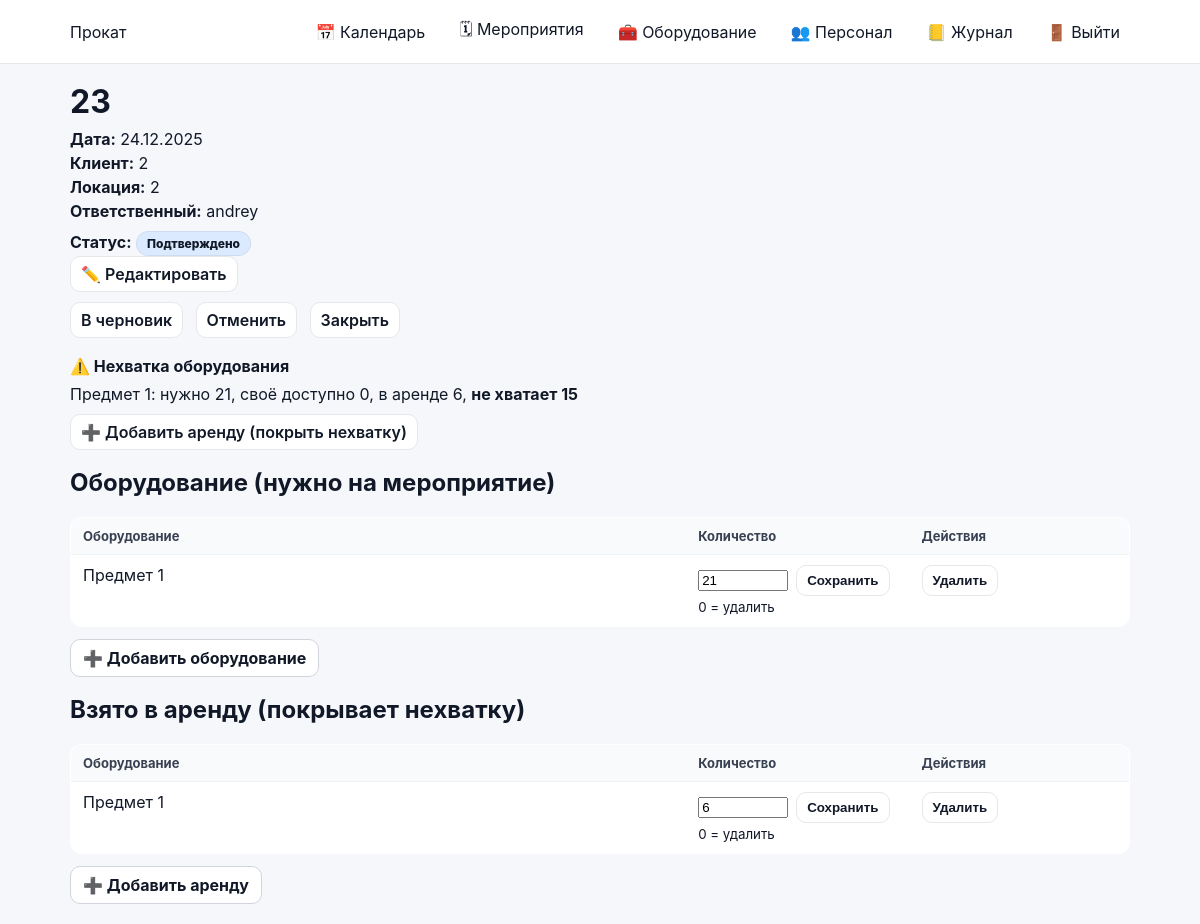
/events/7/ (signed in), run on an earlier commit of the app's database.
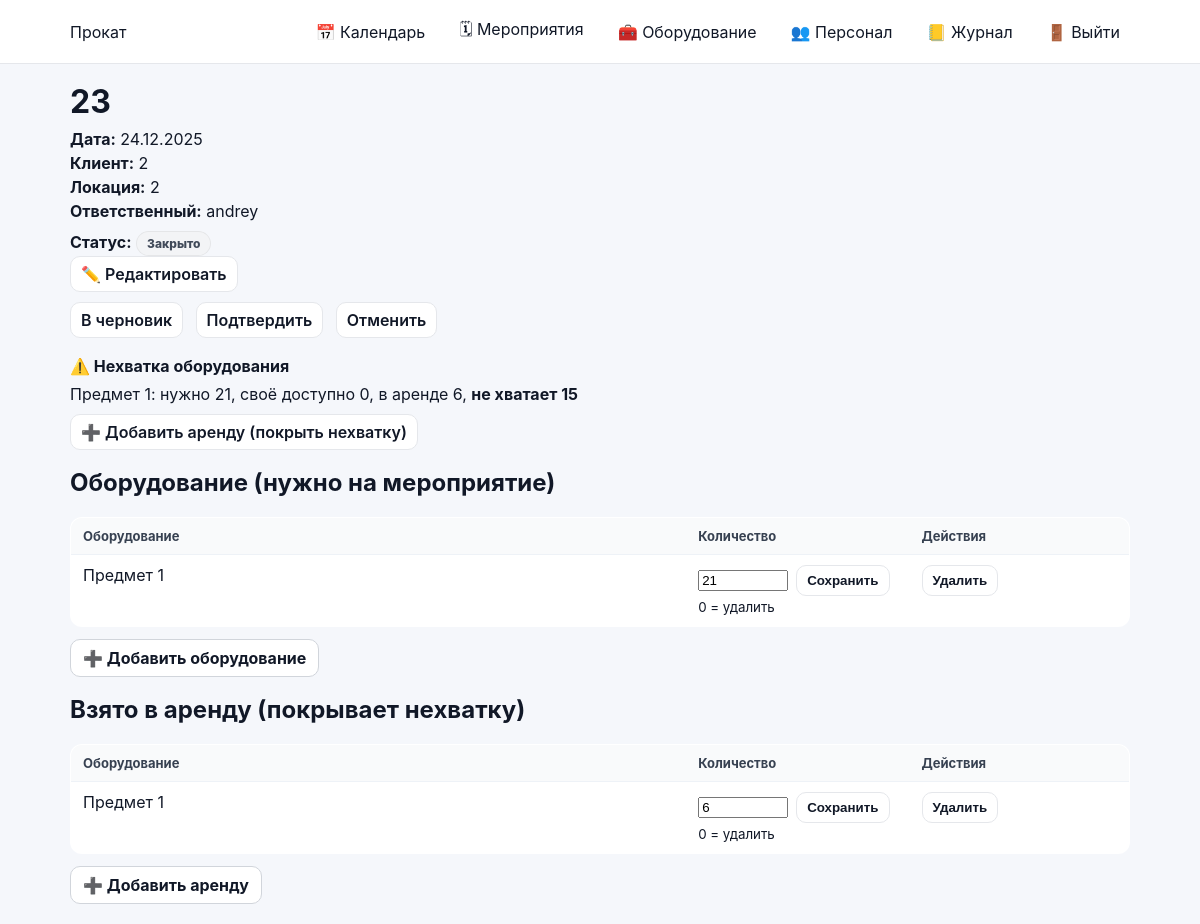
And on a later commit of the database.
### events/models.py (models this page shows, shortened)
class Event(models.Model):
    STATUS_DRAFT = 'draft'
    STATUS_CONFIRMED = 'confirmed'
    STATUS_CANCELLED = 'cancelled'
    STATUS_CLOSED = 'closed'
    STATUS_CHOICES = (
        (STATUS_DRAFT, 'Черновик'),
        (STATUS_CONFIRMED, 'Подтверждено'),
        (STATUS_CANCELLED, 'Отменено'),
        (STATUS_CLOSED, 'Закрыто'),
    )
    name = models.CharField(max_length=200)
    start_date = models.DateField()
    end_date = models.DateField(blank=True, null=True)
    client = models.CharField(max_length=200, blank=True)
    location = models.CharField(max_length=200, blank=True)
    responsible = models.ForeignKey(
        User,
        on_delete=models.SET_NULL,
        null=True,
        related_name='events'
    )
    status = models.CharField(
        max_length=20,
        choices=STATUS_CHOICES,
        default=STATUS_DRAFT
    )
    created_at = models.DateTimeField(auto_now_add=True)

### accounts/models.py (models this page shows)
class User(AbstractUser):
    pass

### events/views.py (the view)
# urls.py: path('events/<int:event_id>/', event_detail_view, name='event_detail'),
@login_required
def event_detail_view(request: HttpRequest, event_id: int) -> HttpResponse:
    event = get_object_or_404(Event, id=event_id)
    equipment_items = (
        EventEquipment.objects
        .filter(event=event)
        .select_related("equipment")
        .order_by("equipment__name")
    )
    rented_items = (
        EventRentedEquipment.objects
        .filter(event=event)
        .select_related("equipment")
        .order_by("equipment__name")
    )
    ctx = {
        "event": event,
        "equipment_items": equipment_items,
        "rented_items": rented_items,
        "shortages": _calculate_shortages(event),
        "can_modify": can_edit_event_card(request.user),
        "can_edit_equipment": can_edit_event_equipment(request.user),
    }
    return render(request, "events/event_detail.html", ctx)

### accounts/context_processors.py (called while the page is built)
def authz_flags(request):
    user = getattr(request, "user", None)
    return {
        "is_manager": is_manager(user),
        "is_senior_engineer": is_senior_engineer(user),
        "is_engineer": is_engineer(user),
        "can_manage_staff": can_manage_staff(user),
        "can_edit_event_card": can_edit_event_card(user),
        "can_edit_event_equipment": can_edit_event_equipment(user),
        "can_edit_inventory": can_edit_inventory(user),
    }

### accounts/permissions.py (called while the page is built)
def _in_group(user, group_name: str) -> bool:
    if not user or not user.is_authenticated:
        return False
    return user.groups.filter(name=group_name).exists()

def is_super(user) -> bool:
    return bool(user and user.is_authenticated and getattr(user, "is_superuser", False))

def is_manager(user) -> bool:
    return is_super(user) or _in_group(user, ROLE_MANAGER)

def is_senior_engineer(user) -> bool:
    return is_super(user) or _in_group(user, ROLE_SENIOR)

def is_engineer(user) -> bool:
    return is_super(user) or _in_group(user, ROLE_ENGINEER)

def can_manage_staff(user) -> bool:
    return is_manager(user)

def can_edit_event_card(user) -> bool:
    return is_manager(user)

### events/templates/events/event_detail.html (shortened to what the changed rows need)
{% extends "base.html" %}
{% block content %}
<div class="page-head">
  <div>
    <h1 style="margin:0;">{{ event.name }}</h1>
    <div class="muted" style="margin-top:8px;">
      <div><strong>Дата:</strong>
        {% if event.start_date == event.end_date %}
          {{ event.start_date|date:"d.m.Y" }}
        {% else %}
          {{ event.start_date|date:"d.m.Y" }} – {{ event.end_date|date:"d.m.Y" }}
        {% endif %}
      </div>
      <div style="margin-top:4px;"><strong>Клиент:</strong> {{ event.client|default:"—" }}</div>
      <div style="margin-top:4px;"><strong>Локация:</strong> {{ event.location|default:"—" }}</div>
      <div style="margin-top:4px;"><strong>Ответственный:</strong> {{ event.responsible|default:"—" }}</div>
    </div>
    <div style="margin-top:10px;">
      <strong>Статус:</strong>
      <span class="status-pill status-{{ event.status }}">{{ event.get_status_display }}</span>
    </div>
  </div>
  <div class="page-actions">
    {% if can_modify %}
      <a class="btn-secondary" href="{% url 'event_edit' event.id %}">✏️ Редактировать</a>
      <div style="height:10px;"></div>
      {% if event.status != 'draft' %}
        <a class="btn-secondary" href="{% url 'event_set_status' event.id 'draft' %}">В черновик</a>
      {% endif %}
      {% if event.status != 'confirmed' %}
        <a class="btn-secondary" href="{% url 'event_set_status' event.id 'confirmed' %}">Подтвердить</a>
      {% endif %}
      {% if event.status != 'cancelled' %}
        <a class="btn-secondary" href="{% url 'event_set_status' event.id 'cancelled' %}">Отменить</a>
      {% endif %}
      {% if event.status != 'closed' %}
        <a class="btn-secondary" href="{% url 'event_set_status' event.id 'closed' %}">Закрыть</a>
      {% endif %}
    {% endif %}
  </div>
</div>
<div class="card" style="margin-top:18px;">
  <h2 style="margin-top:0;">Оборудование (нужно на мероприятие)</h2>
  {% if equipment_items %}
    <table class="list-table">
      <thead>
        <tr>
          <th>Оборудование</th>
          <th style="width: 220px;">Количество</th>
          {% if can_edit_equipment %}
            <th style="width: 220px;">Действия</th>
          {% endif %}
        </tr>
      </thead>
    </table>
  {% else %}
    <div class="muted">Пока ничего не добавлено.</div>
  {% endif %}
</div>
<div class="card" style="margin-top:18px;">
  <h2 style="margin-top:0;">Взято в аренду (покрывает нехватку)</h2>
  {% if rented_items %}
    <table class="list-table">
      <thead>
        <tr>
          <th>Оборудование</th>
          <th style="width: 220px;">Количество</th>
          {% if can_edit_equipment %}
            <th style="width: 220px;">Действия</th>
          {% endif %}
        </tr>
      </thead>
    </table>
  {% else %}
    <div class="muted">Пока ничего не арендовано.</div>
  {% endif %}
</div>
{% endblock %}

What changed in the data, as far as the page shows it:
changed Event "andrey": status "Подтверждено" → "Закрыто"
Also different on the page:
text no longer shown: "Закрыть"
text now shown: "Подтвердить"
